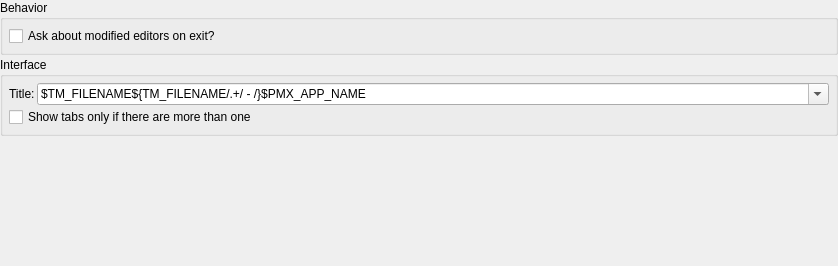
<?xml version="1.0" encoding="UTF-8"?>
<ui version="4.0">
 <class>MainWindow</class>
 <widget class="QWidget" name="MainWindow">
  <property name="geometry">
   <rect>
    <x>0</x>
    <y>0</y>
    <width>838</width>
    <height>266</height>
   </rect>
  </property>
  <property name="windowTitle">
   <string>General</string>
  </property>
  <layout class="QVBoxLayout" name="verticalLayout">
   <property name="spacing">
    <number>2</number>
   </property>
   <property name="margin">
    <number>0</number>
   </property>
   <item>
    <widget class="QGroupBox" name="groupBox_3">
     <property name="title">
      <string>Behavior</string>
     </property>
     <layout class="QFormLayout" name="formLayout_3">
      <property name="fieldGrowthPolicy">
       <enum>QFormLayout::AllNonFixedFieldsGrow</enum>
      </property>
      <property name="labelAlignment">
       <set>Qt::AlignRight|Qt::AlignTrailing|Qt::AlignVCenter</set>
      </property>
      <property name="horizontalSpacing">
       <number>2</number>
      </property>
      <property name="verticalSpacing">
       <number>2</number>
      </property>
      <property name="margin">
       <number>6</number>
      </property>
      <item row="0" column="0" colspan="2">
       <widget class="QCheckBox" name="checkBoxAskAboutModifiedEditors">
        <property name="font">
         <font>
          <italic>false</italic>
         </font>
        </property>
        <property name="text">
         <string>Ask about modified editors on exit?</string>
        </property>
       </widget>
      </item>
     </layout>
    </widget>
   </item>
   <item>
    <widget class="QGroupBox" name="groupBox_4">
     <property name="title">
      <string>Interface</string>
     </property>
     <layout class="QFormLayout" name="formLayout">
      <property name="fieldGrowthPolicy">
       <enum>QFormLayout::AllNonFixedFieldsGrow</enum>
      </property>
      <property name="horizontalSpacing">
       <number>2</number>
      </property>
      <property name="verticalSpacing">
       <number>2</number>
      </property>
      <property name="margin">
       <number>6</number>
      </property>
      <item row="1" column="0">
       <widget class="QLabel" name="label_3">
        <property name="text">
         <string>Title:</string>
        </property>
       </widget>
      </item>
      <item row="1" column="1">
       <widget class="QComboBox" name="comboBoxTitleTemplate">
        <property name="editable">
         <bool>true</bool>
        </property>
        <item>
         <property name="text">
          <string>$TM_FILENAME${TM_FILENAME/.+/ - /}$PMX_APP_NAME</string>
         </property>
        </item>
        <item>
         <property name="text">
          <string>$TM_FILENAME${TM_FILENAME/.+/ - /}$PMX_APP_NAME ($PMX_VERSION)</string>
         </property>
        </item>
        <item>
         <property name="text">
          <string>$TM_FILENAME${TM_FILEPATH/.+/ ($0)/}${TM_FILENAME/.+/ - /}$PMX_APP_NAME ($PMX_VERSION)</string>
         </property>
        </item>
       </widget>
      </item>
      <item row="3" column="0" colspan="2">
       <widget class="QCheckBox" name="checkBoxShowTabsIfMoreThanOne">
        <property name="font">
         <font>
          <italic>false</italic>
         </font>
        </property>
        <property name="text">
         <string>Show tabs only if there are more than one</string>
        </property>
       </widget>
      </item>
     </layout>
    </widget>
   </item>
   <item>
    <spacer name="verticalSpacer">
     <property name="orientation">
      <enum>Qt::Vertical</enum>
     </property>
     <property name="sizeHint" stdset="0">
      <size>
       <width>20</width>
       <height>40</height>
      </size>
     </property>
    </spacer>
   </item>
  </layout>
 </widget>
 <resources/>
 <connections/>
</ui>
